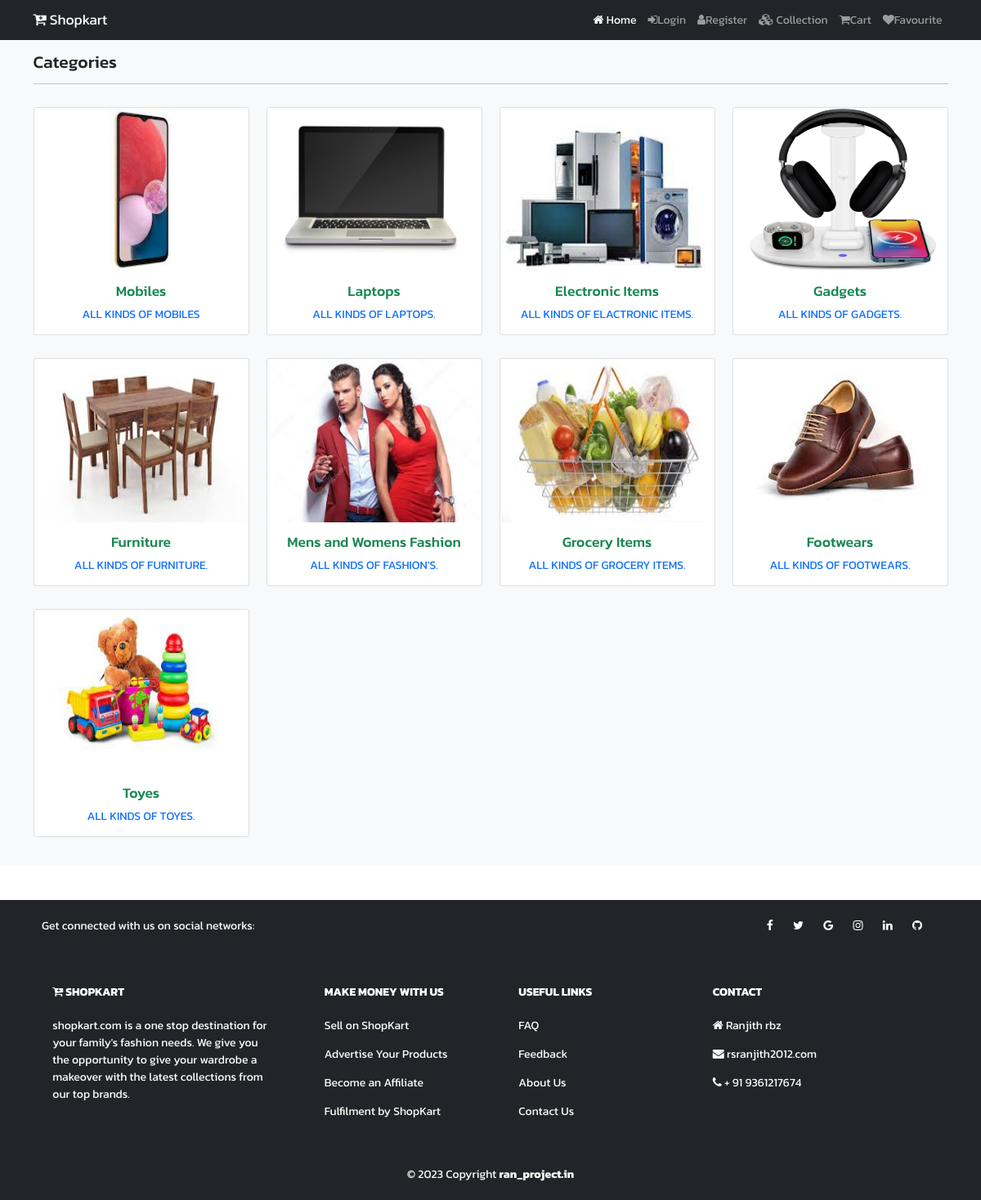
The page /collections on the database its author committed.
### shop/models.py (models this page shows, shortened)
class Catagory(models.Model):
    name=models.CharField(max_length=150,null=False,blank=False)
    image=models.ImageField(upload_to=getFileName,null=True,blank=True)
    description=models.TextField(max_length=150,null=False,blank=False)
    status=models.BooleanField(default=False,help_text="0-show,1-Hidden")
    created_at=models.DateField(auto_now_add=True)

### shop/views.py (the view)
# urls.py: path('collections',views.collections,name="collections"),
def collections(request):
  catagory=Catagory.objects.filter(status=0)
  return render(request,"shop/collections.html",{"catagory":catagory})

### shop/templates/shop/collections.html (shortened to what this page needs)
{% extends 'shop/layouts/main.html' %}
{% block content %}
<section class="bg-light py-4 my-5" style="margin-top:70px; min-height: 600px" >
    <div class="container">
        <div class="row">
            <div class="col-12">
                <h4 class="mb-3">Categories</h4>
                <hr style="border-color: #f00c0c;">
            </div>
            {% for item in catagory %}
            <div class="col-md-4 col-lg-3">
                <div class="card my-3" >
                    <a href="{% url 'collections' item.name %}">
                    <center><img src="{{item.image.url}}" class="card-image-top" alt="Catagories" height="200px" width="260px"></center>
                    <div class="card-body">
                        <center><h5 class="card-title text-success">{{ item.name }}</h5></center>
                        <center><p class="card-text">{{ item.description }}</p></center>
                    </div>
                    </a>
                </div>
            </div>
            {% endfor %}
        </div>
    </div>
</section>
{% endblock content %}

### static/css/style.css (style rules this page uses)
html { font-size: 14px; }
body { font-family: 'Kanit', sans-serif; }
a { text-decoration: none; }

### rows shown on the page
Catagory: image (picture), name "Mobiles", description "ALL KINDS OF MOBILES"
Catagory: image (picture), name "Laptops", description "ALL KINDS OF LAPTOPS."
Catagory: image (picture), name "Electronic Items", description "ALL KINDS OF ELACTRONIC ITEMS."
Catagory: image (picture), name "Gadgets", description "ALL KINDS OF GADGETS."
Catagory: image (picture), name "Furniture", description "ALL KINDS OF FURNITURE."
Catagory: image (picture), name "Mens and Womens Fashion", description "ALL KINDS OF FASHION'S."
Catagory: image (picture), name "Grocery Items", description "ALL KINDS OF GROCERY ITEMS."
Catagory: image (picture), name "Footwears", description "ALL KINDS OF FOOTWEARS."
Catagory: image (picture), name "Toyes", description "ALL KINDS OF TOYES."
